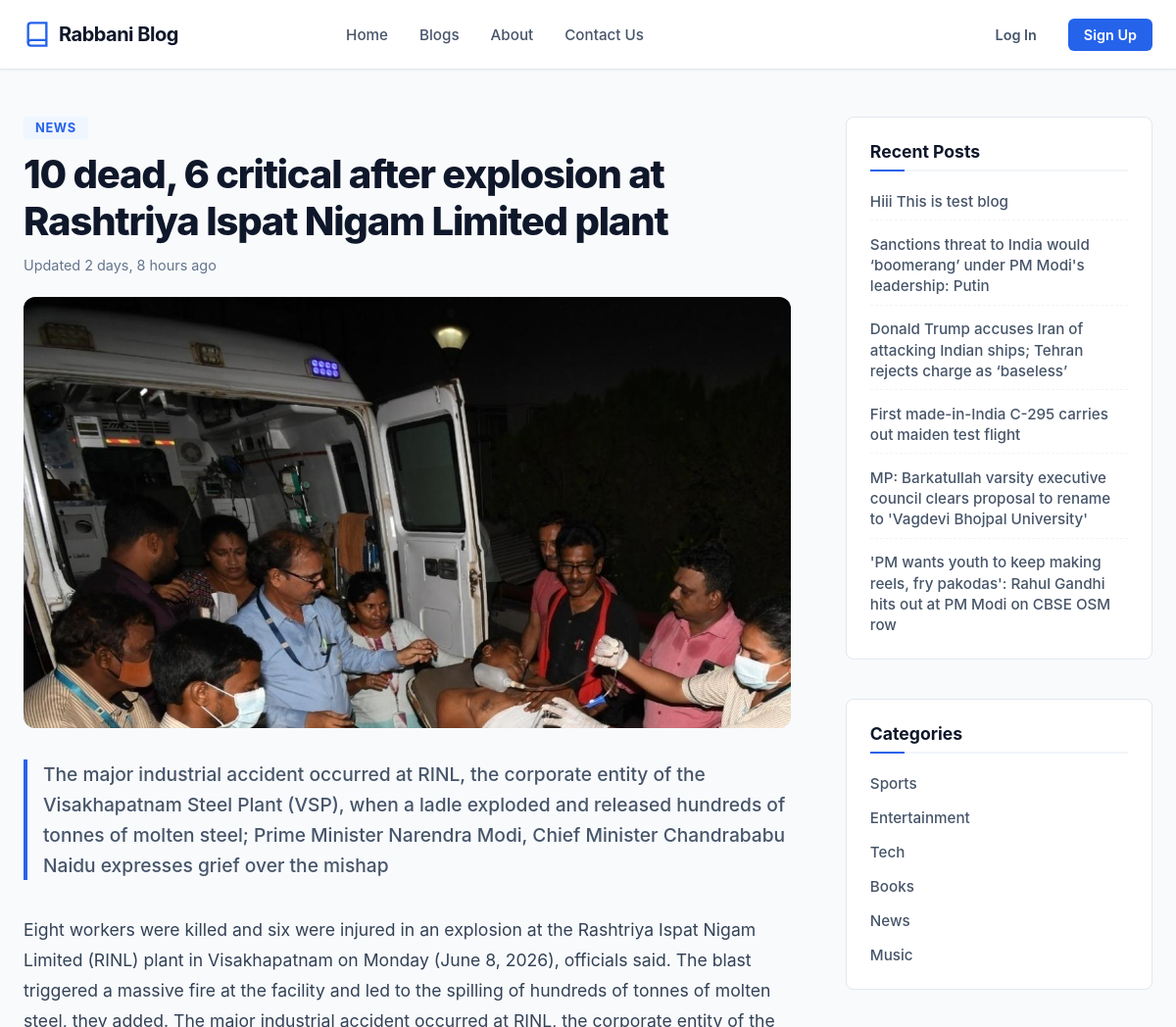
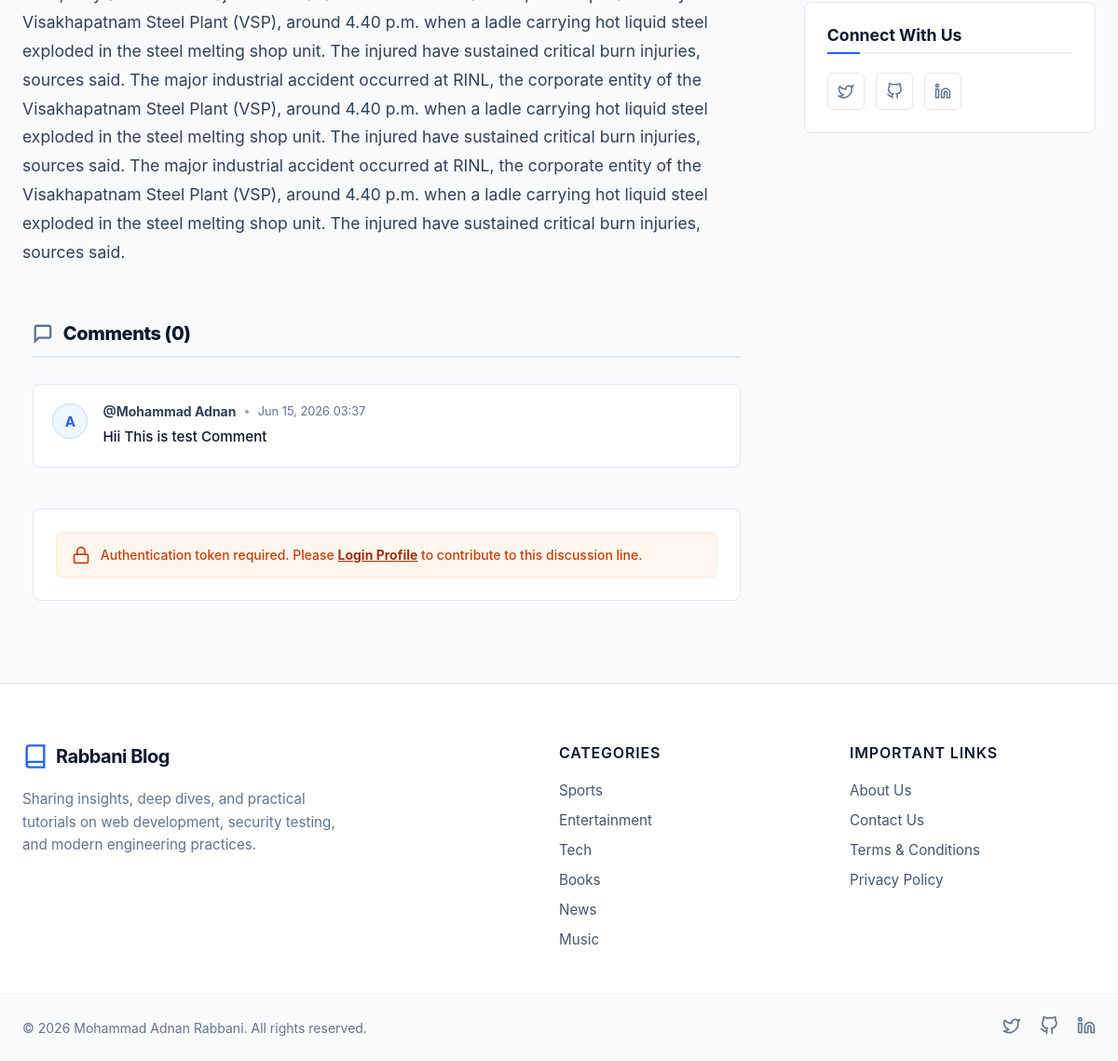
/view_blog/8-dead-6-critical-after-explosion-at-rashtriya-ispat-nigam-limited-plant, run on the app's committed database (2 pictures, top to bottom).
### home/models.py (models this page shows, shortened)
class BlogPost(models.Model):
    STATUS_CHOICES = {
        'published' : 'Published',
        'draft' : 'Draft',
    }
    title = models.CharField(max_length=200)
    slug = models.SlugField(max_length=200)
    short_description = models.TextField()
    content = models.TextField()
    featured_img = models.ImageField(upload_to='images/%Y/%m')
    status = models.CharField(choices=STATUS_CHOICES)
    category = models.ForeignKey(Category, on_delete=models.CASCADE)
    author = models.ForeignKey(User, on_delete=models.CASCADE)
    is_featured = models.BooleanField(default=False)
    created_at = models.DateTimeField(auto_now_add=True)
    updated_at = models.DateTimeField(auto_now=True)

class Category(models.Model):
    category_name = models.CharField(max_length=200)
    slug = models.SlugField(max_length=200, default='cat')
    created_at = models.DateTimeField(auto_now_add=True)
    updated_at = models.DateTimeField(auto_now=True)
    def __str__(self):
        return self.category_name

class Comments(models.Model):
    author = models.ForeignKey(User, on_delete=models.CASCADE)
    blog_post = models.ForeignKey(BlogPost, on_delete=models.CASCADE)
    content = models.TextField()
    created_at = models.DateTimeField(auto_now_add=True)
    updated_at = models.DateTimeField(auto_now=True)

### home/views.py (the view)
# urls.py: path("view_blog/<slug:post_slug>", views.view_blog, name='view_blog'),
def view_blog(request, post_slug):
    post = BlogPost.objects.get(slug = post_slug)
    recent_posts = BlogPost.objects.filter(status = 'published', is_featured = False).order_by('-created_at') [:6]
    comment = Comments.objects.filter(blog_post=post)
    if request.method == 'POST':
        form = CommentForm(request.POST)
        if form.is_valid():
            Comments.objects.create(
                author = request.user,
                blog_post = post,
                content = form.cleaned_data['content'],
            )
            return redirect('view_blog', post_slug)
    else:
        form = CommentForm()
    context = {
        'post': post,
        'recent_posts': recent_posts,
        'comment': comment,
        'form': form
    }
    return render(request, 'Pages/view_blog.html', context)

### home/context_processors.py (called while the page is built)
def categories(request):
    return {
        'categories': Category.objects.all()
    }

### templates/Pages/view_blog.html (shortened to what this page needs)
{% extends "Pages/base.html" %}
{% load static %}
{% block content %}
<!doctype html>
<html lang="en">
<head>
    <link rel="stylesheet" href="{% static 'CSS/view_blog.css' %}">
</head>
<body>
<div class="blog-layout-container">
    <main class="blog-main-content">
        <article class="blog-post">
            <header class="post-header">
                <span class="post-category-badge">{{ post.category }}</span>
                <h1 class="post-main-title">{{ post.title }}</h1>
                <div class="post-meta">
                    <span>Updated {{ post.updated_at|timesince }} ago</span>
                </div>
            </header>
            <div class="post-featured-image">
                <img src="{{ post.featured_img.url }}" alt="{{ post.title }}">
            </div>
            <div class="post-body">
                <p class="post-excerpt">{{ post.short_description }}</p>
                <div class="post-text-content">
                    {{ post.content|safe }}
                </div>
            </div>
        </article>
        <br>
        <section class="discussion-timeline-container">
    <div class="discussion-header-bar">
        <svg width="22" height="22" viewBox="0 0 24 24" fill="none" stroke="currentColor" stroke-width="2.5" class="comments-icon"><path d="M21 15a2 2 0 0 1-2 2H7l-4 4V5a2 2 0 0 1 2-2h14a2 2 0 0 1 2 2z"></path></svg>
        <h2>Comments ({{ comments.count|default:"0" }})</h2>
    </div>
    <div class="comments-feed-stack">
        {% for cmnt in comment %}
            <article class="comment-bubble-card">
                <div class="comment-author-avatar">
                    <span class="avatar-letter">{{ cmnt.author.username|slice:":1"|upper }}</span>
                </div>
                <div class="comment-payload-box">
                    <div class="comment-meta-row">
                        <span class="comment-author-name">@{{ cmnt.author.first_name }}</span>
                        <span class="comment-timestamp-bullet">•</span>
                        <time class="comment-time-stamp">{{ cmnt.created_at|date:"M d, Y H:i" }}</time>
                    </div>
                    <div class="comment-body-text">
                        <h5>{{ cmnt.content }}</h5>
                    </div>
                </div>
            </article>
        {% endfor %}
    </div>
    <div class="comment-composer-wrapper">
        {% if user.is_authenticated %}
            <form action="" method="post" class="comment-submission-form">
                {% csrf_token %}
                <div class="form-group-block">
                    <label class="form-label-tag">{{ form.content.label }}</label>
                    <div class="input-field-container">
                        {{ form.content }}
                    </div>
                </div>
                <div class="form-action-footer">
                    <button class="comment-button" type="submit">
                        <svg width="14" height="14" viewBox="0 0 24 24" fill="none" stroke="currentColor" stroke-width="2.5"><line x1="22" y1="2" x2="11" y2="13"></line><polygon points="22 2 15 22 11 13 2 9 22 2"></polygon></svg>
                        Publish Comment
                    </button>
                </div>
            </form>
        {% else %}
            <div class="comment-gate-restriction">
                <svg width="20" height="20" viewBox="0 0 24 24" fill="none" stroke="currentColor" stroke-width="2" class="gate-lock-icon"><rect x="3" y="11" width="18" height="11" rx="2" ry="2"></rect><path d="M7 11V7a5 5 0 0 1 10 0v4"></path></svg>
                <p>Authentication token required. Please <a href="{% url 'login_user' %}" class="gate-login-link">Login Profile</a> to contribute to this discussion line.</p>
            </div>
        {% endif %}
    </div>
</section>
    </main>
    <aside class="blog-sidebar">
        <div class="sidebar-widget">
            <h3 class="widget-title">Recent Posts</h3>
            <ul class="widget-list recent-posts-list">
                {% for recent_post in recent_posts %}
                <li>
                    <a href="{% url 'view_blog' recent_post.slug %}">{{ recent_post.title }}</a>
                </li>
                {% empty %}
                <li>No recent posts yet.</li>
                {% endfor %}
            </ul>
        </div>
        <div class="sidebar-widget">
            <h3 class="widget-title">Categories</h3>
            <ul class="widget-list categories-list">
                {% for cat in categories %}
                <li>
                    <a href="{% url 'category_wise_view' cat.slug %}">{{ cat.category_name }}</a>
                </li>
                {% empty %}
                <li>No categories available.</li>
                {% endfor %}
            </ul>
        </div>
        <div class="sidebar-widget">
            <h3 class="widget-title">Connect With Us</h3>
            <div class="sidebar-socials">
                <a href="#" class="social-icon-btn" aria-label="Twitter">
                    <svg viewBox="0 0 24 24" fill="none" stroke="currentColor" stroke-width="2"><path d="M22 4s-.7 2.1-2 3.4c1.6 10-9.4 17.3-18 11.6 2.2.1 4.4-.6 6-2C3 15.5.5 9.6 3 5c2.2 2.6 5.6 4.1 9 4-.9-4.2 4-6.6 7-3.8 1.1 0 3-1.2 3-1.2z"></path></svg>
                </a>
                <a href="#" class="social-icon-btn" aria-label="GitHub">
                </a>
                <a href="#" class="social-icon-btn" aria-label="LinkedIn">
                    <svg viewBox="0 0 24 24" fill="none" stroke="currentColor" stroke-width="2"><path d="M16 8a6 6 0 0 1 6 6v7h-4v-7a2 2 0 0 0-2-2 2 2 0 0 0-2 2v7h-4v-7a6 6 0 0 1 6-6z"></path><rect x="2" y="9" width="4" height="12"></rect><circle cx="4" cy="4" r="2"></circle></svg>
                </a>
            </div>
        </div>
    </aside>
</div>
</body>
</html>
{% endblock content %}

### templates/Pages/base.html (shortened to what this page needs)
{% load static %}
<!DOCTYPE html>
<html lang="en">
<head>
    <link rel="stylesheet" href="{% static 'CSS/base.css' %}">
</head>
<body>
    <header class="blog-header">
        <div class="header-container">
            <a href="#" class="brand">
                <svg class="logo" viewBox="0 0 24 24" fill="none" stroke="currentColor" stroke-width="2">
                    <path d="M4 19.5A2.5 2.5 0 0 1 6.5 17H20"></path>
                    <path d="M6.5 2H20v20H6.5A2.5 2.5 0 0 1 4 19.5v-15A2.5 2.5 0 0 1 6.5 2z"></path>
                </svg>
                <span class="site-name">Rabbani Blog</span>
            </a>
            <nav class="nav-menu">
                <ul class="nav-links">
                    <li><a href="{% url 'home' %}" class="nav-item {% if '/' == request.path %} active {% endif %}">Home</a></li>
                    <li><a href="{% url 'all_blogs' %}" class="nav-item {% if '/all_blogs' in request.path %} active {% endif %}">Blogs</a></li>
                    <li><a href="{% url 'about' %}" class="nav-item {% if '/about' in request.path %} active {% endif %}">About</a></li>
                    <li><a href="{% url 'contact' %}" class="nav-item {% if '/contact' in request.path %} active {% endif %}">Contact Us</a></li>
                </ul>
            </nav>
            <p>{% if user.is_authenticated %}</p>
            <div class="auth-actions">
            {{user.username}}
                 <a href="{% url 'dashboard' %}" class="btn btn-login">Dashboard</a>
            <a class="btn btn-signup" href="{% url 'logout' %}">Log Out</a>
            </div>
            {%  else %}
            <div class="auth-actions">
                <a href="{% url 'login_user' %}" class="btn btn-login">Log In</a>
                <a href="{% url 'register' %}" class="btn btn-signup">Sign Up</a>
            </div>
            {%  endif %}
        </div>
    </header>
{% block content %}
{% endblock content%}
<footer class="blog-footer">
    <div class="footer-container">
        <div class="footer-column brand-column">
            <a href="#" class="brand">
                <svg class="logo" viewBox="0 0 24 24" fill="none" stroke="currentColor" stroke-width="2">
                    <path d="M4 19.5A2.5 2.5 0 0 1 6.5 17H20"></path>
                    <path d="M6.5 2H20v20H6.5A2.5 2.5 0 0 1 4 19.5v-15A2.5 2.5 0 0 1 6.5 2z"></path>
                </svg>
                <span class="site-name">Rabbani Blog</span>
            </a>
            <p class="footer-desc">
                Sharing insights, deep dives, and practical tutorials on web development, security testing, and modern engineering practices.
            </p>
        </div>
        <div class="footer-column">
            <h3 class="footer-heading">Categories</h3>
            <ul class="footer-links">
                {% for category in categories %}
                <li><a href="{% url 'category_wise_view' category.slug %}">{{ category.category_name }}</a></li>
                {% endfor %}
            </ul>
        </div>
        <div class="footer-column">
            <h3 class="footer-heading">Important Links</h3>
            <ul class="footer-links">
                <li><a href="#">About Us</a></li>
                <li><a href="#">Contact Us</a></li>
                <li><a href="#">Terms & Conditions</a></li>
                <li><a href="#">Privacy Policy</a></li>
            </ul>
        </div>
    </div>
    <div class="footer-bottom">
        <div class="footer-bottom-container">
            <p class="copyright">&copy; 2026 Mohammad Adnan Rabbani. All rights reserved.</p>
            <div class="social-icons">
                <a href="#" class="social-link" aria-label="Twitter">
                    <svg viewBox="0 0 24 24" fill="none" stroke="currentColor" stroke-width="2" stroke-linecap="round" stroke-linejoin="round"><path d="M22 4s-.7 2.1-2 3.4c1.6 10-9.4 17.3-18 11.6 2.2.1 4.4-.6 6-2C3 15.5.5 9.6 3 5c2.2 2.6 5.6 4.1 9 4-.9-4.2 4-6.6 7-3.8 1.1 0 3-1.2 3-1.2z"></path></svg>
                </a>
                <a href="#" class="social-link" aria-label="GitHub">
                </a>
                <a href="#" class="social-link" aria-label="LinkedIn">
                    <svg viewBox="0 0 24 24" fill="none" stroke="currentColor" stroke-width="2" stroke-linecap="round" stroke-linejoin="round"><path d="M16 8a6 6 0 0 1 6 6v7h-4v-7a2 2 0 0 0-2-2 2 2 0 0 0-2 2v7h-4v-7a6 6 0 0 1 6-6z"></path><rect x="2" y="9" width="4" height="12"></rect><circle cx="4" cy="4" r="2"></circle></svg>
                </a>
            </div>
        </div>
    </div>
</footer>
</body>
</html>

### static/CSS/base.css (style rules this page uses)
* { margin: 0; padding: 0; box-sizing: border-box; font-family: -apple-system, BlinkMacSystemFont, "Segoe UI", Roboto, Helvetica, Arial, sans-serif; }
body { background-color: #f8fafc; }
.blog-header { background-color: #ffffff; border-bottom: 1px solid #e2e8f0; position: sticky; top: 0; z-index: 1000; box-shadow: 0 1px 3px rgba(0, 0, 0, 0.05); }
.header-container { max-width: 1200px; margin: 0 auto; padding: 0 1.5rem; height: 70px; display: flex; align-items: center; justify-content: space-between; }
.brand { display: flex; align-items: center; gap: 0.5rem; text-decoration: none; color: #0f172a; }
.logo { width: 28px; height: 28px; color: #2563eb; }
.site-name { font-size: 1.25rem; font-weight: 700; letter-spacing: -0.025em; }
.nav-menu { display: flex; align-items: center; }
.nav-links { display: flex; list-style: none; gap: 2rem; }
.nav-item { text-decoration: none; color: #475569; font-size: 0.95rem; font-weight: 500; transition: color 0.2s ease; }
.auth-actions { display: flex; align-items: center; gap: 1rem; }
.btn { text-decoration: none; font-size: 0.9rem; font-weight: 600; padding: 0.5rem 1rem; border-radius: 0.375rem; transition: all 0.2s ease; }
.btn-login { color: #475569; }
.btn-signup { background-color: #2563eb; color: #ffffff; }
.blog-footer { background-color: #ffffff; border-top: 1px solid #e2e8f0; margin-top: auto; color: #475569; }
.footer-container { max-width: 1200px; margin: 0 auto; padding: 4rem 1.5rem 3rem 1.5rem; display: grid; grid-template-columns: 2fr 1fr 1fr; gap: 3rem; }
.footer-column { display: flex; flex-direction: column; gap: 1.25rem; }
.brand-column { max-width: 360px; }
.footer-desc { font-size: 0.95rem; line-height: 1.6; color: #64748b; }
.footer-heading { font-size: 1rem; font-weight: 600; color: #0f172a; letter-spacing: 0.05em; text-transform: uppercase; }
.footer-links { list-style: none; display: flex; flex-direction: column; gap: 0.75rem; }
.footer-links a { text-decoration: none; color: #475569; font-size: 0.95rem; transition: color 0.2s ease; }
.footer-bottom { border-top: 1px solid #f1f5f9; background-color: #f8fafc; }
.footer-bottom-container { max-width: 1200px; margin: 0 auto; padding: 1.5rem 1.5rem; display: flex; align-items: center; justify-content: space-between; }
.copyright { font-size: 0.875rem; color: #64748b; }
.social-icons { display: flex; gap: 1.25rem; }
.social-link { color: #64748b; transition: color 0.2s ease; }
.social-link svg { width: 20px; height: 20px; }

### data on the page
BlogPost: category "NEWS", title "10 dead, 6 critical after explosion at Rashtriya Ispat Nigam Limited plant", updated_at "2 days, 8 hours", featured_img (picture), short_description "The major industrial accident occurred at RINL, the corporate entity of the Visakhapatnam Steel Plant (VSP), when a ladle exploded and released hundreds of tonnes of molten steel; Prime Minister Narendra Modi, Chief Minister Chandrababu Naidu expresses grief over the mishap", content "Eight workers were killed and six were injured in an explosion at the Rashtriya Ispat Nigam Limited (RINL) plant in Visakhapatnam on Monday (June 8, 2026), officials said. The blast triggered a massive fire at the facility and led to the spilling of hundreds of tonnes of molten steel, they added. The major industrial accident occurred at RINL, the corporate entity of the Visakhapatnam Steel Plant (VSP), around 4.40 p.m. when a ladle carrying hot liquid steel exploded in the steel melting shop unit. The injured have sustained critical burn injuries, sources said. The major industrial accident occurred at RINL, the corporate entity of the Visakhapatnam Steel Plant (VSP), around 4.40 p.m. when…"
Comments: author.username "A", author.first_name "Mohammad Adnan", created_at "Jun 15, 2026 03:37", content "Hii This is test Comment"
BlogPost: title "Hiii This is test blog"
BlogPost: title "Sanctions threat to India would ‘boomerang’ under PM Modi's leadership: Putin"
BlogPost: title "Donald Trump accuses Iran of attacking Indian ships; Tehran rejects charge as ‘baseless’"
BlogPost: title "First made-in-India C-295 carries out maiden test flight"
BlogPost: title "MP: Barkatullah varsity executive council clears proposal to rename to 'Vagdevi Bhojpal University'"
BlogPost: title "'PM wants youth to keep making reels, fry pakodas': Rahul Gandhi hits out at PM Modi on CBSE OSM row"
Category: category_name "Sports"
Category: category_name "Entertainment"
Category: category_name "Tech"
Category: category_name "Books"
Category: category_name "News"
Category: category_name "Music"

### other printed values
{{ comments.count|default:"0" }} "0"
